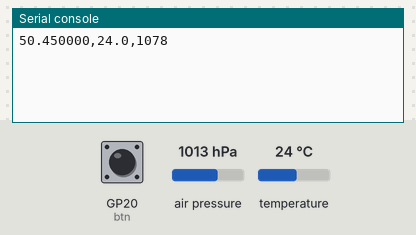
Simulated run of this program. Board: Raspberry Pi Pico running CircuitPython. Parts: the last lines printed to the serial console. Inputs (shaded band) come from the test bench; at power-on: air pressure 1013 hPa, temperature 24 °C, GP20 (btn) LOW.

Above: at 1.2 s.
1.3 s: air pressure set to 952 hPa
At 10.5 s:
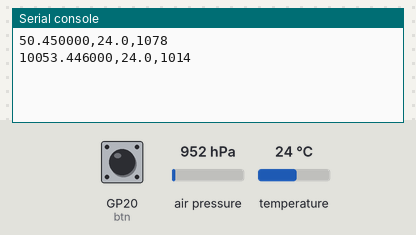
11.3 s: temperature set to 12 °C
At 20.6 s:
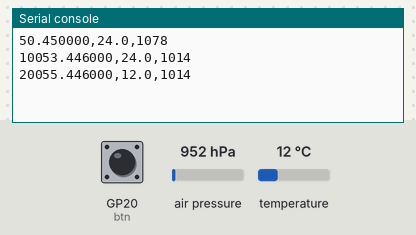
21.3 s: air pressure set to 975 hPa
At 30.6 s:
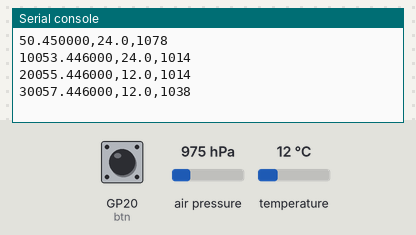
Timing chart, 0 to 32.1 s (numbered marks = the images above; inputs shaded):
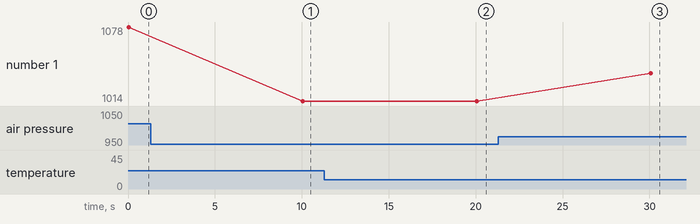

Measured:
- after the input at 1.3 s, the serial console: prints a new line after 8.8 s (image 1)
- after the input at 11.3 s, the serial console: prints a new line after 8.8 s (image 2)
- after the input at 21.3 s, the serial console: prints a new line after 8.8 s (image 3)
- plotted number 1: 1078 → 1014 after the input at 1.3 s, 1014 → 1038 after the input at 21.3 s

The program:

main.py
```python
import time
import alarm
import board
import busio
import digitalio
import adafruit_bmp280

# button (with hardware-pullup)
PIN_BTN       = board.GP20
btn           = digitalio.DigitalInOut(PIN_BTN)
btn.direction = digitalio.Direction.INPUT
SLEEP_DEEP    = btn.value

SLEEP_DEEP = False

# --- print results   ------------------------------------------------------

def log_data(bmp280):
  print("{0:f},{1:0.1f},{2:.0f}".format(
    1000*time.monotonic(),
    bmp280.temperature,
    (bmp280.pressure/alt_fac)))

# --- loop with light sleep   ----------------------------------------------

def loop():
  while True:
    start = time.monotonic()
    bmp280.mode = adafruit_bmp280.MODE_FORCE
    log_data(bmp280)

    time_alarm = alarm.time.TimeAlarm(monotonic_time=start+10)
    alarm.light_sleep_until_alarms(time_alarm)

# --- main program   --------------------------------------------------------

start = time.monotonic()
time.sleep(0.05)

# Create library object using our Bus I2C port
i2c    = busio.I2C(board.GP27, board.GP26)  # SCL, SDA
bmp280 = adafruit_bmp280.Adafruit_BMP280_I2C(i2c)

# recommended settings: datasheet 3.5.1 weather monitoring

#bmp280.standby_period       = adafruit_bmp280.STANDBY_TC_500  # for MODE_NORMAL
bmp280.iir_filter           = adafruit_bmp280.IIR_FILTER_DISABLE
bmp280.overscan_pressure    = adafruit_bmp280.OVERSCAN_X1
bmp280.overscan_temperature = adafruit_bmp280.OVERSCAN_X1
#bmp280.sea_level_pressure  = 996.1

altitude_at_location = 525
alt_fac = pow(1.0-altitude_at_location/44330.0, 5.255)

if SLEEP_DEEP:
  log_data(bmp280)
  time_alarm = alarm.time.TimeAlarm(monotonic_time=start+10)
  alarm.exit_and_deep_sleep_until_alarms(time_alarm)
else:
  loop()
```
